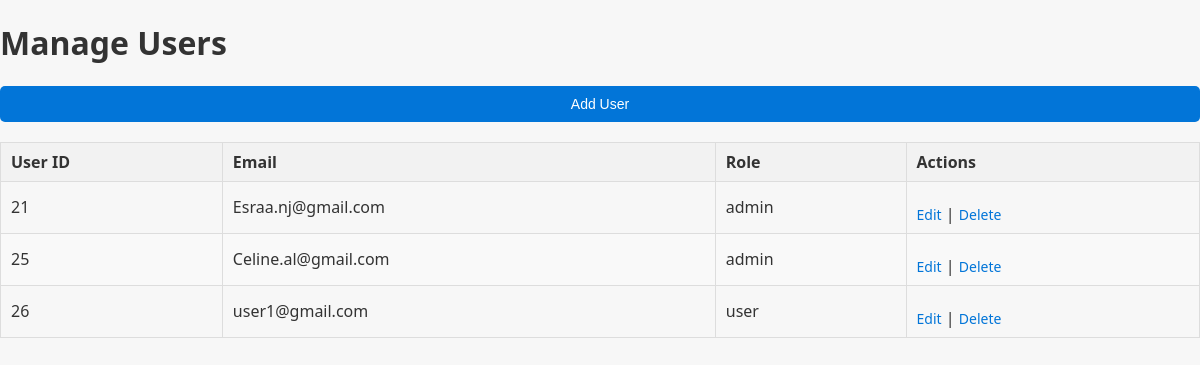
The page /manage_users.php on the database its author committed.
### tables this page shows
CREATE TABLE `users` (
  `user_id` int(11) NOT NULL,
  `email` varchar(255) NOT NULL,
  `password` varchar(255) NOT NULL,
  `role` enum('admin','user') DEFAULT 'user'
);

### manage_users.php (the view, shortened to what this page needs)
<?php
include('config.php');
$query = "SELECT * FROM users";
$result = mysqli_query($conn, $query);
?>
<!DOCTYPE html>
<html lang="en">
<head>
    <link rel="stylesheet" href="manage.css">
</head>
<body>
    <div class="main-content">
        <h1>Manage Users</h1>
        <button id="addButton">Add User</button>
        <table border="1">
            <thead>
                <tr>
                    <th>User ID</th>
                    <th>Email</th>
                    <th>Role</th>
                    <th>Actions</th>
                </tr>
            </thead>
            <tbody>
            <?php if ($result->num_rows > 0): ?>
    <?php while ($row = $result->fetch_assoc()): ?>
        <tr>
            <td><?php echo $row['user_id']; ?></td>
            <td><?php echo htmlspecialchars($row['email']); ?></td>
            <td><?php echo htmlspecialchars($row['role']); ?></td>
            <td>
                <a href="edit_user.php?id=<?php echo $row['user_id']; ?>">Edit</a> |
                <a href="manage_users.php?action=delete&id=<?php echo $row['user_id']; ?>" onclick="return confirm('Are you sure?')">Delete</a>
            </td>
        </tr>
    <?php endwhile; ?>
<?php else: ?>
    <tr><td colspan="4">No users found.</td></tr>
<?php endif; ?>
            </tbody>
        </table>
    </div>
</body>
</html>

### manage.css (style rules this page uses)
body { font-family: 'Segoe UI', Tahoma, Geneva, Verdana, sans-serif; background-color: #f7f7f7; margin: 0; padding: 0; color: #333; }
button { padding: 10px 15px; background-color: #0275d8; color: white; border: none; border-radius: 5px; font-size: 14px; cursor: pointer; transition: background-color 0.3s ease; width: 100%; }
a { color: #0275d8; text-decoration: none; font-size: 14px; display: inline-block; margin-top: 15px; }
table { width: 100%; border-collapse: collapse; margin-top: 20px; }
th, td { padding: 8px 10px; text-align: left; border: 1px solid #ddd; }
th { background-color: #f2f2f2; font-weight: bold; color: #333; }
tr:nth-child(even) { background-color: #f9f9f9; }

### rows shown on the page
users: user_id "21", email "Esraa.nj@gmail.com", role "admin"
users: user_id "25", email "Celine.al@gmail.com", role "admin"
users: user_id "26", email "user1@gmail.com", role "user"
